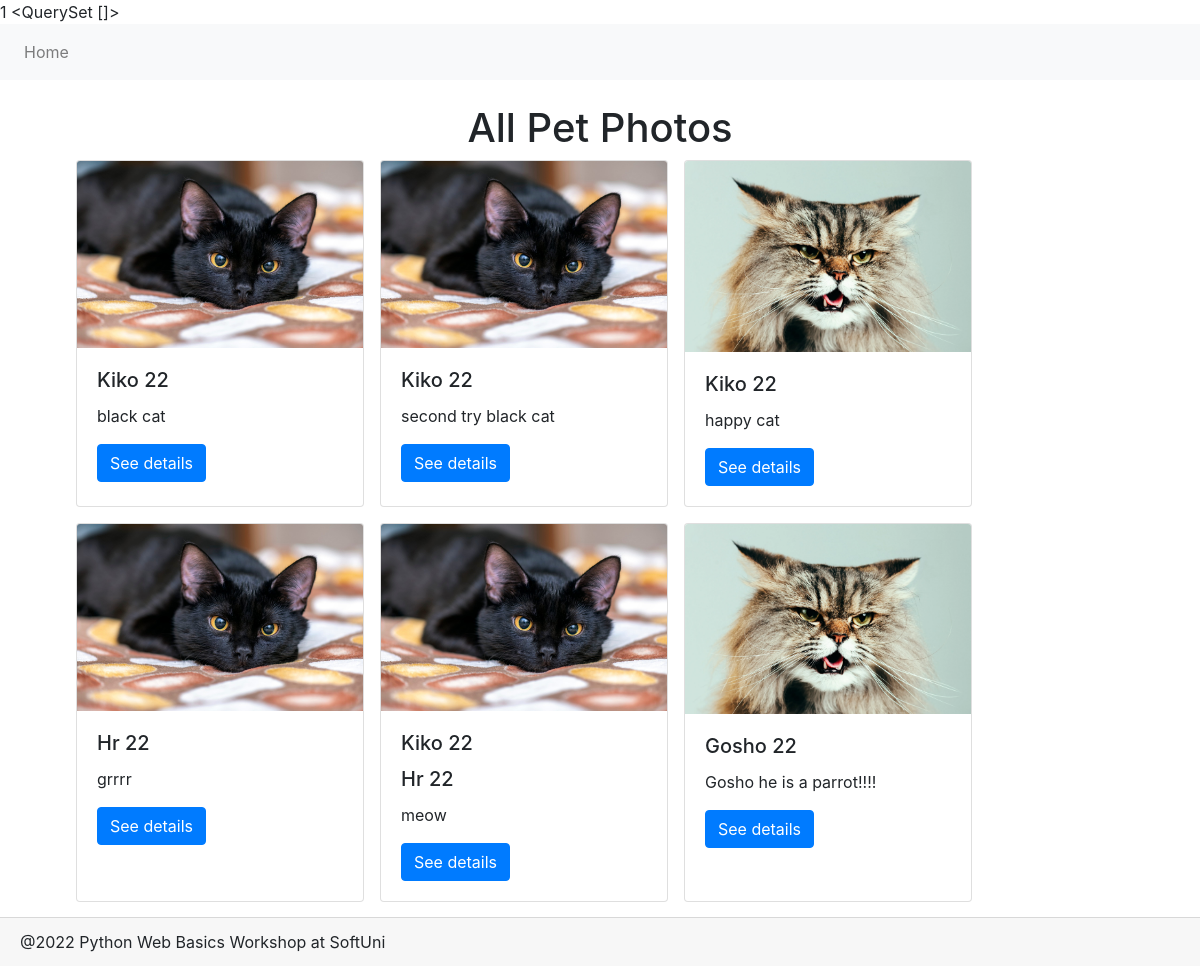
/dashboard/, run on the app's committed database.
### petstagram/main/models.py (models this page shows)
class PetPhoto(models.Model):
    photo = models.ImageField(
        validators=(
        )
    )
    tagged_pets = models.ManyToManyField(
        Pet,
    )
    description = models.TextField(
        null=True,
        blank=True,
    )
    publication_date = models.DateTimeField(
        auto_now_add=True,
    )
    likes = models.IntegerField(
        default=0,
    )
    user = models.ForeignKey(
        UserModel,
        on_delete=models.CASCADE
    )

class Pet(models.Model):
    CAT = 'Cat'
    DOG = 'Dog'
    BUNNY = 'Bunny'
    PARROT = 'Parrot'
    FISH = 'Fish'
    OTHER = 'Other'
    TYPES = [(x, x) for x in (CAT, DOG, BUNNY, PARROT, FISH, OTHER)]
    MIN_DATE = datetime.date(1920, 1, 1)
    NAME_MAX_LENGTH = 30
    name = models.CharField(
        max_length=NAME_MAX_LENGTH,
    )
    type = models.CharField(
        max_length=max(len(x) for (x, _) in TYPES),
        choices=TYPES,
    )
    date_of_birth = models.DateField(
        null=True,
        blank=True,
        validators=(
        )
    )
    user = models.ForeignKey(
        UserModel,
        on_delete=models.CASCADE,
    )
    @property
    def age(self):
        return datetime.datetime.now().year - self.date_of_birth.year
    class Meta:
        unique_together = ('user', 'name')

### petstagram/main/views/generic.py (the view)
# urls.py: path('dashboard/', DashboardView.as_view(), name='dashboard'),
class DashboardView(views.ListView):
    model = PetPhoto
    template_name = 'mian/dashboard.html'
    context_object_name = 'pet_photos'

### templates/mian/dashboard.html
{% extends 'base.html' %}
{% block page_content %}
    {% if pet_photos %}
    <h1 class='text-center'>All Pet Photos</h1>
    {% else %}
    <h1 class='text-center'>No pet photos yet</h1>
    {% endif %}
    <div class="container">
        {% if pet_photos %}
            <div class="container mb-5">
                <div class="row mb-5">
                    {% for pet_photo in pet_photos %}
                    <div class="card ml-3 mb-3" style="width: 18rem;">
                        <img src="{{ pet_photo.photo.url }}"
                             class="card-img-top" alt="Photo description">
                        <div class="card-body">
                            {% for pet in pet_photo.tagged_pets.all %}
                            <h5 class="card-title">{{ pet.name  }}{% if pet.date_of_birth %}
                            {{ pet.age }}
                            {% endif %} </h5>
                            {% endfor %}
                            <p class="card-text">{{ pet_photo.description|truncatechars:30 }}</p>
                            <a href="{% url 'pet photo details' pet_photo.id %}" class="btn btn-primary">See details</a>
                        </div>
                    </div>
                    {% endfor %}
                </div>
            </div>
        {% else %}
            <div class=" row d-flex justify-content-center align-content-center">
                <a href="{% url 'create pet photo' %}" class="btn btn-lg btn-secondary row align-self-baseline">Add Photo</a>
            </div>
        {% endif %}
    </div>
{% endblock %}

### data on the page
PetPhoto: photo (picture), description "black cat"
Pet: name "Kiko", age "22"
PetPhoto: photo (picture), description "second try black cat"
PetPhoto: photo (picture), description "happy cat"
PetPhoto: photo (picture), description "grrrr"
Pet: name "Hr", age "22"
PetPhoto: photo (picture), description "meow"
PetPhoto: photo (picture), description "Gosho he is a parrot!!!!"
Pet: name "Gosho", age "22"

### other printed values
{{ request.clicks_count }} "1"
{{ request.last_viewed_pet_photos }} "<QuerySet []>"
